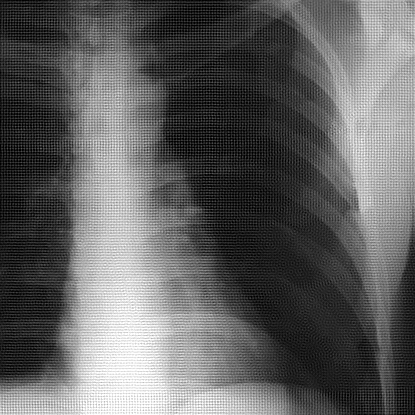
#> input picture HW5/Input_data/noisy_image.png, 415 x 415 px
$ python HW5_Q3.py
#> lines starting #> are read from the running program, lines starting #| are printed output that depends on the picture
import cv2 as cv
import numpy as np
import matplotlib.pyplot as plt

img = cv.imread('Input_data/noisy_image.png', 0)
#> img is the input picture: shape (415, 415); min 0, max 255, mean 96.1

img_ft = np.fft.fft2(img)  # Fourier transform
img_ftshift = np.fft.fftshift(img_ft)  # center the zero-frequency component
img_abs = np.log(np.abs(img_ftshift)) # magnitude spectrum
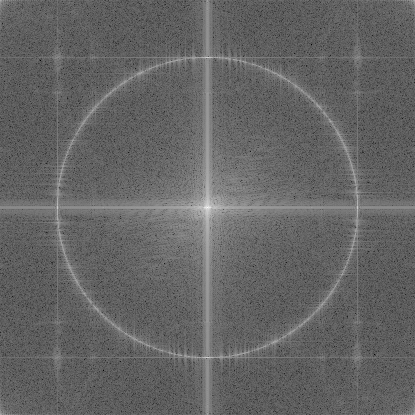
#> img_abs: shape (415, 415) float64; min 0.843, max 16.62, mean 7.1; drawn with min black and max white

x, y = np.indices(img_ftshift.shape)
r, c = img_ftshift.shape
#> r = 415; c = 415
dis = (x - r // 2) ** 2 + (y - c // 2) ** 2
# img[(dis < 101**2) ^ (dis < 100**2)] = 0.5 * img.size
img_ftshift[(dis < 151 ** 2) ^ (dis < 150 ** 2)] = 0.2 * img_ftshift.size  # suitable mask for removing noise
# img[(dis < 201**2) ^ (dis < 200**2)] = 0.4 * img.size
# img[(dis < 251**2) ^ (dis < 250**2)] = 0.8 * img.size

img_ift = np.fft.ifftshift(img_ftshift)  # shift zero-frequency component to the initial position
img_iftshift = np.fft.ifft2(
    img_ift).real  # inverse Fourier transform and choosing the real part of the image for plotting
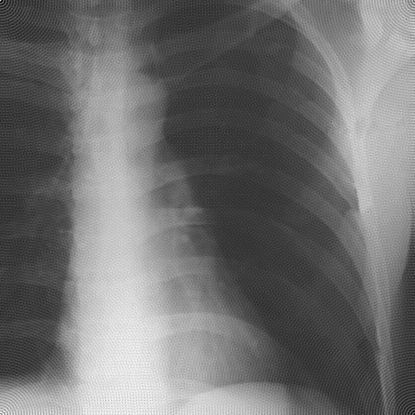
#> img_iftshift: shape (415, 415) float64; min -44.27, max 273.1, mean 96.1; drawn with min black and max white

# [10 lines of commented-out code are left out]

$ run again, with HW5/Input_data/HeadCT.tif saved as HW5/Input_data/noisy_image.png
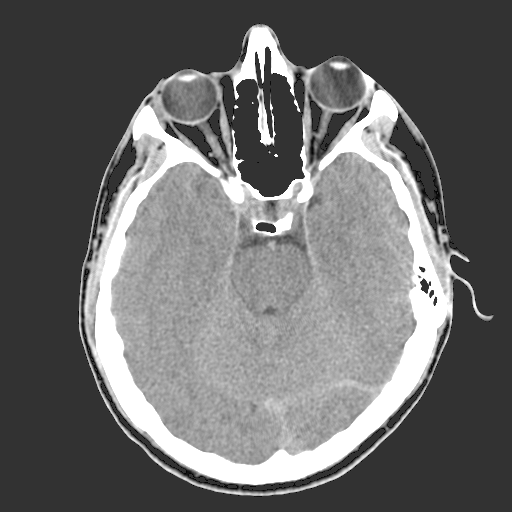
#> input picture HW5/Input_data/HeadCT.tif, 512 x 512 px
#> img is the input picture: shape (512, 512); min 2, max 255, mean 107.2
#> `img_abs = np.log(np.abs(img_ftshift))`:
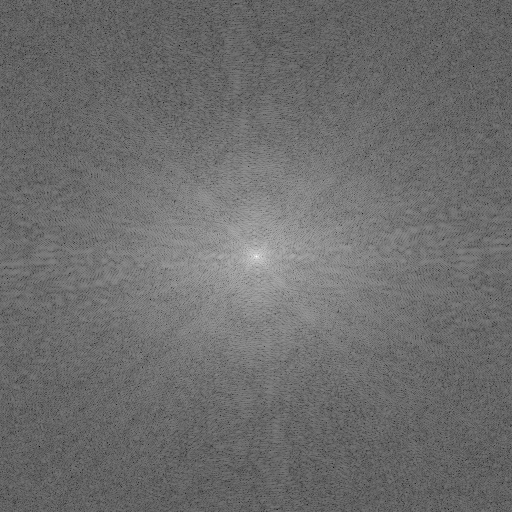
#> img_abs: shape (512, 512) float64; min 1.42, max 17.15, mean 8.17; drawn with min black and max white
#> `img_iftshift = np.fft.ifft2( img_ift).real`:
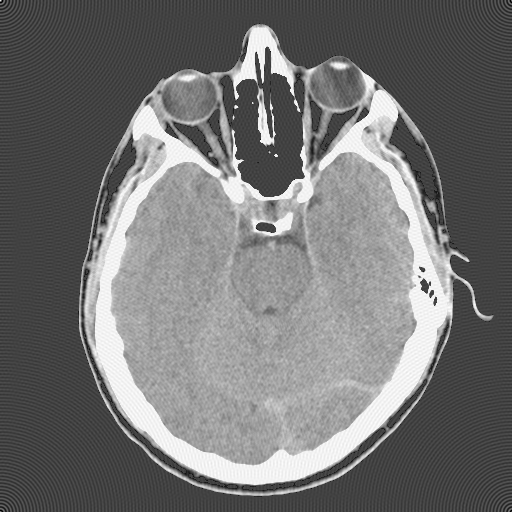
#> img_iftshift: shape (512, 512) float64; min -26.59, max 268.7, mean 107.2; drawn with min black and max white

$ run again, with HW5/Input_data/fingerprint.tif saved as HW5/Input_data/noisy_image.png
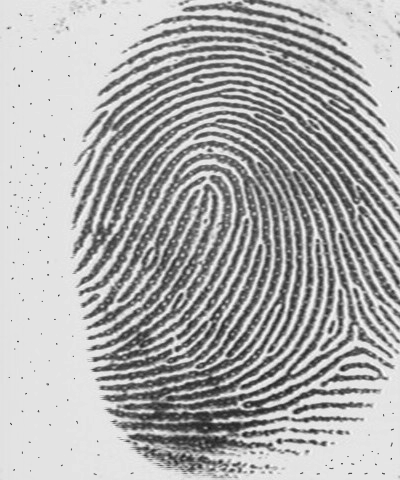
#> input picture HW5/Input_data/fingerprint.tif, 400 x 480 px
#> img is the input picture: shape (480, 400); min 27, max 251, mean 173.4
#> `img_abs = np.log(np.abs(img_ftshift))`:
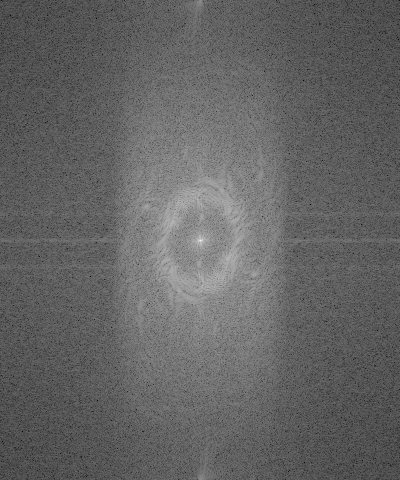
#> img_abs: shape (480, 400) float64; min 1.71, max 17.32, mean 7.85; drawn with min black and max white
#> `img_iftshift = np.fft.ifft2( img_ift).real`:
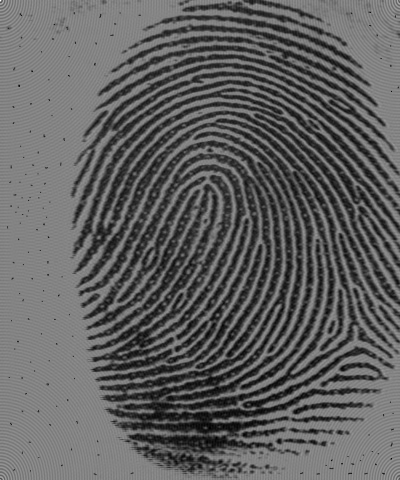
#> img_iftshift: shape (480, 400) float64; min 24.56, max 416.4, mean 173.4; drawn with min black and max white
